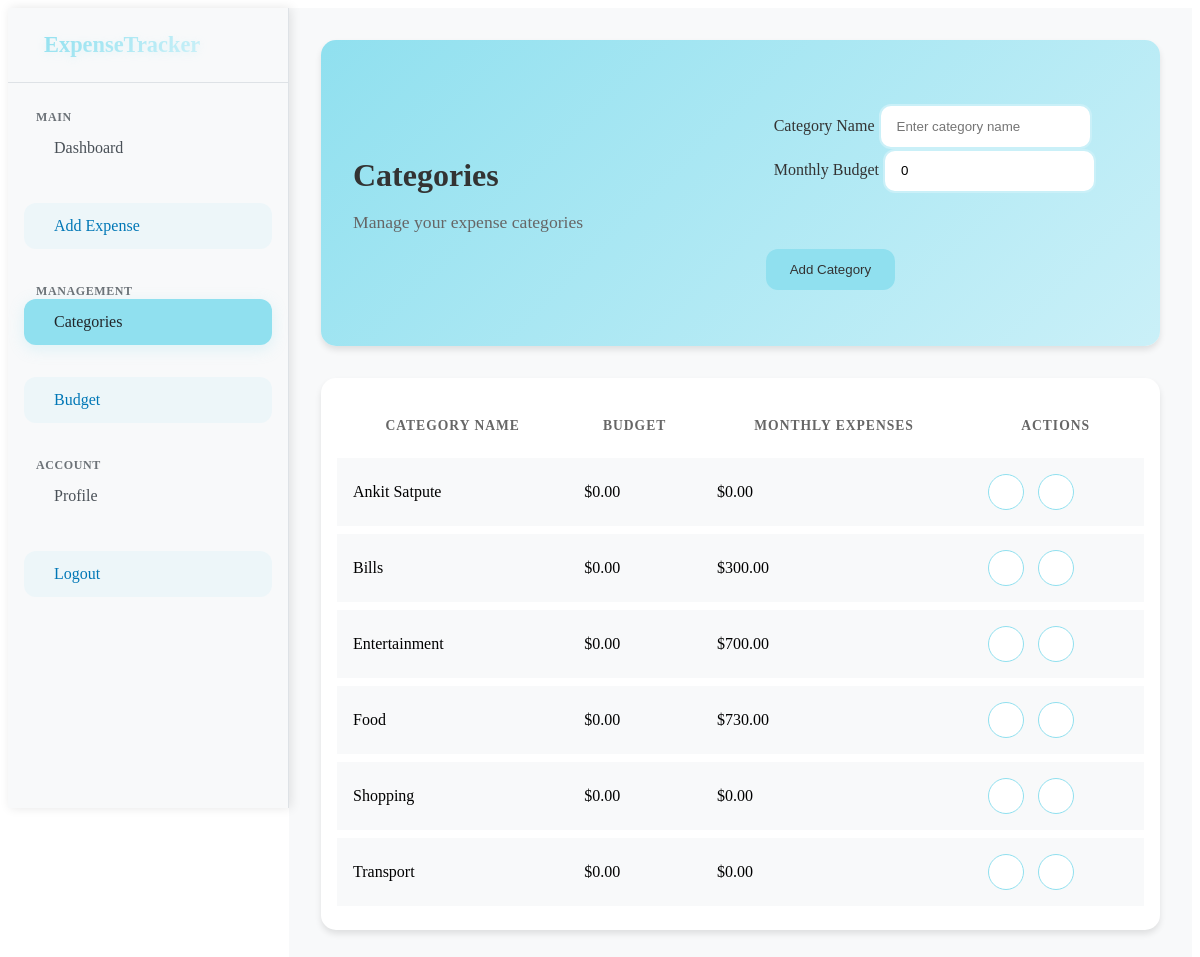
The page /categories/ (signed in) on the database its author committed.
### Expenses/models.py (models this page shows, shortened)
class Category(models.Model):
    name = models.CharField(max_length=100)
    user = models.ForeignKey(User, on_delete=models.CASCADE)
    budget = models.DecimalField(
        max_digits=10,
        decimal_places=2,
        validators=[MinValueValidator(0)],
        default=0
    )
    class Meta:
        verbose_name_plural = 'Categories'
        unique_together = ['name', 'user']
    def get_monthly_expenses(self):
        start_date = timezone.now().replace(day=1)
        return self.expense_set.filter(
            date__gte=start_date
        ).aggregate(Sum('amount'))['amount__sum'] or 0

### Expenses/views.py (the view)
# urls.py: path('categories/', views.category_list, name='categories'),
@login_required(login_url='login')
def category_list(request):
    if request.method == 'POST':
        form = CategoryForm(request.POST)
        if form.is_valid():
            category = form.save(commit=False)
            category.user = request.user
            category.save()
            messages.success(request, 'Category added successfully!')
            return redirect('categories')
    else:
        form = CategoryForm()
    categories = Category.objects.filter(user=request.user).order_by('name')
    return render(request, 'expenses/categories.html', {
        'categories': categories,
        'form': form
    })

### Expenses/forms.py
class CategoryForm(forms.ModelForm):
    class Meta:
        model = Category
        fields = ['name', 'budget']
        widgets = {
            'name': forms.TextInput(attrs={
                'class': 'form-control',
                'placeholder': 'Enter category name'
            }),
            'budget': forms.NumberInput(attrs={
                'class': 'form-control',
                'placeholder': 'Enter monthly budget'
            })
        }
    def __init__(self, *args, **kwargs):
        super().__init__(*args, **kwargs)
        for field in self.fields:
            self.fields[field].widget.attrs['class'] = 'form-control'

### Expenses/templates/expenses/categories.html (shortened to what this page needs)
{% extends 'base.html' %}
{% load static %}
{% block css_files %}
<link rel="stylesheet" href="{% static 'css/categories.css' %}">
{% endblock %}
{% block content %}
<div class="dashboard-container">
    {% include 'partials/sidebar.html' %}
    <main class="main-content">
        <div class="dashboard-header">
            <div class="welcome-section">
                <h1>Categories</h1>
                <p>Manage your expense categories</p>
            </div>
            <form method="post">
                <div class="modal-body">
                    <div class="mb-3">
                        <label for="{{ form.name.id_for_label }}" class="form-label">Category Name</label>
                        {{ form.name }}
                    </div>
                    <div class="mb-3">
                        <label for="{{ form.budget.id_for_label }}" class="form-label">Monthly Budget</label>
                        {{ form.budget }}
                    </div>
                </div>
                <div class="modal-footer">
                    <button type="submit" class="btn btn-primary">Add Category</button>
                </div>
            </form>
        </div>
        <div class="card">
            <div class="card-body">
                <div class="table-responsive">
                    <table class="table">
                        <thead>
                            <tr>
                                <th>Category Name</th>
                                <th>Budget</th>
                                <th>Monthly Expenses</th>
                                <th>Actions</th>
                            </tr>
                        </thead>
                        <tbody>
                            {% for category in categories %}
                            <tr data-category-id="{{ category.id }}">
                                <td>
                                    <span class="category-name">{{ category.name }}</span>
                                </td>
                                <td>
                                    <span class="category-budget">${{ category.budget|floatformat:2 }}</span>
                                </td>
                                <td>${{ category.get_monthly_expenses|floatformat:2 }}</td>
                                <td>
                                    <button class="btn btn-icon edit-category" data-category-id="{{ category.id }}" title="Edit">
                                    </button>
                                    <button class="btn btn-icon delete-category" data-category-id="{{ category.id }}" title="Delete">
                                    </button>
                                </td>
                            </tr>
                            {% empty %}
                            <tr>
                                <td colspan="4" class="text-center">No categories found</td>
                            </tr>
                            {% endfor %}
                        </tbody>
                    </table>
                </div>
            </div>
        </div>
    </main>
</div>
{% endblock %}

### Expenses/static/css/categories.css (style rules this page uses)
:root { --primary-color: #90e0ef; --secondary-color: #caf0f8; --background-color: #f8f9fa; --text-primary: #333333; --text-secondary: #666666; --white: #ffffff; --danger: #ff6b6b; --success: #51cf66; --card-shadow: 0 4px 6px rgba(0, 0, 0, 0.1); }
.dashboard-container { display: flex; min-height: 100vh; }
.main-content { flex: 1; padding: 2rem; background: var(--background-color); }
.dashboard-header { background: linear-gradient(135deg, var(--primary-color), var(--secondary-color)); border-radius: 15px; padding: 2rem; margin-bottom: 2rem; display: flex; justify-content: space-between; align-items: center; box-shadow: var(--card-shadow); }
.welcome-section h1 { color: var(--text-primary); font-size: 2rem; font-weight: 600; margin-bottom: 0.5rem; }
.welcome-section p { color: var(--text-secondary); font-size: 1.1rem; }
.btn-primary { background: var(--primary-color); border: none; padding: 0.8rem 1.5rem; border-radius: 12px; font-weight: 500; color: var(--text-primary); display: flex; align-items: center; gap: 0.5rem; transition: all 0.3s ease; }
.card { background: var(--white); border-radius: 15px; box-shadow: var(--card-shadow); overflow: hidden; border: none; }
.table-responsive { padding: 1rem; }
.table { width: 100%; border-collapse: separate; border-spacing: 0 0.5rem; }
.table th { background: transparent; color: var(--text-secondary); font-weight: 600; text-transform: uppercase; letter-spacing: 1px; font-size: 0.85rem; padding: 1rem; border: none; }
.table td { background: var(--background-color); padding: 1rem; border: none; transition: all 0.3s ease; }
.btn-icon { width: 36px; height: 36px; padding: 0; border-radius: 50%; display: inline-flex; align-items: center; justify-content: center; margin: 0 0.3rem; transition: all 0.3s ease; background: var(--white); border: 1px solid var(--primary-color); color: var(--text-primary); }
.modal-body { padding: 2rem; }
.form-label { color: var(--text-primary); font-weight: 500; margin-bottom: 0.5rem; }
.form-control { border: 2px solid var(--secondary-color); border-radius: 12px; padding: 0.8rem 1rem; transition: all 0.3s ease; }
.modal-footer { border: none; padding: 1.5rem; }
.card { animation: fadeIn 0.5s ease-out; }

### Expenses/static/css/sidebar.css (style rules this page uses)
:root { --sidebar-bg: #f8f9fa; --sidebar-hover: #e9ecef; --sidebar-active: #90e0ef; --sidebar-text: #495057; --sidebar-active-text: #212529; --sidebar-border: #dee2e6; --sidebar-icon: #6c757d; --logo-gradient: linear-gradient(135deg, #90e0ef, #caf0f8); }

### rows shown on the page
Category: name "Ankit Satpute", budget "0.00", get_monthly_expenses "0.00"
Category: name "Bills", budget "0.00", get_monthly_expenses "300.00"
Category: name "Entertainment", budget "0.00", get_monthly_expenses "700.00"
Category: name "Food", budget "0.00", get_monthly_expenses "730.00"
Category: name "Shopping", budget "0.00", get_monthly_expenses "0.00"
Category: name "Transport", budget "0.00", get_monthly_expenses "0.00"
